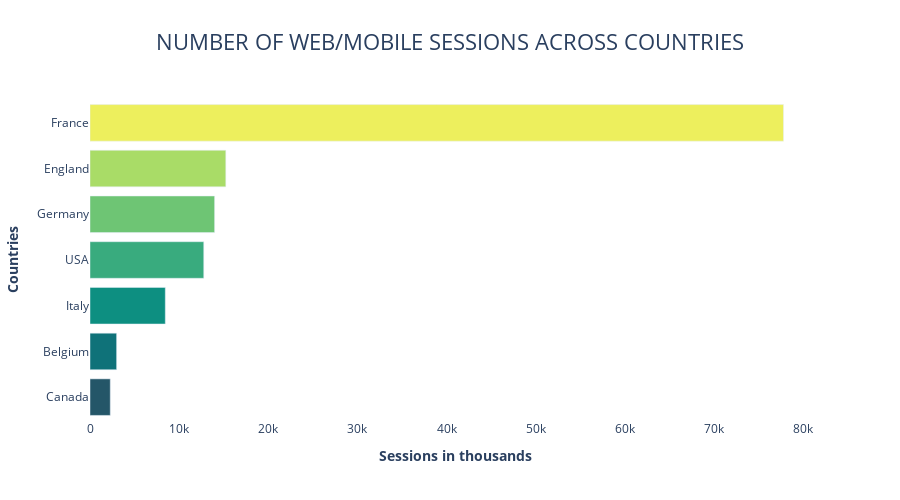

Notebook code for this chart:
### Code cell
# figure 2

# creating a figure object and setting up the title and the bar plot orientation (h = horisontal bar plot)
fig2 = px.bar(sorted_sessions,  title='NUMBER OF WEB/MOBILE SESSIONS ACROSS COUNTRIES', orientation='h')

# updating the layout with different parameters
fig2.update_layout(title_font={'size':22}, title_x=0.5 , plot_bgcolor='white',showlegend=False,
                   xaxis_title_text=' <b> Sessions in thousands </b>', yaxis_title_text=' <b> Countries </b> ', 
                   autosize=False, width=900, height=500 )
# updating the trace colour
fig2.update_traces(marker_color=  px.colors.sequential.Aggrnyl)

fig2.show()

### Figure 1 — Plotly figure (JSON) as saved in the notebook; plotly's stock layout.template omitted (floating-point values rounded to 4 significant figures)
{"data": [{"textposition": "auto", "hovertemplate": "variable=Sessions<br>value=%{x}<br>Country=%{y}<extra></extra>", "showlegend": true, "legendgroup": "Sessions", "name": "Sessions", "yaxis": "y", "y": ["Canada", "Belgium", "Italy", "USA", "Germany", "England", "France"], "offsetgroup": "Sessions", "xaxis": "x", "marker": {"color": ["rgb(36, 86, 104)", "rgb(15, 114, 121)", "rgb(13, 143, 129)", "rgb(57, 171, 126)", "rgb(110, 197, 116)", "rgb(169, 220, 103)", "rgb(237, 239, 93)"], "pattern": {"shape": ""}}, "x": [2273, 2986, 8446, 12761, 13978, 15235, 77801], "alignmentgroup": "True", "type": "bar", "orientation": "h"}], "layout": {"autosize": false, "xaxis": {"domain": [0, 1], "anchor": "y", "title": {"text": " <b> Sessions in thousands </b>"}}, "title": {"text": "NUMBER OF WEB/MOBILE SESSIONS ACROSS COUNTRIES", "font": {"size": 22}, "x": 0.5}, "plot_bgcolor": "white", "yaxis": {"domain": [0, 1], "anchor": "x", "title": {"text": " <b> Countries </b> "}}, "showlegend": false, "height": 500, "barmode": "relative", "width": 900, "legend": {"tracegroupgap": 0, "title": {"text": "variable"}}}}
